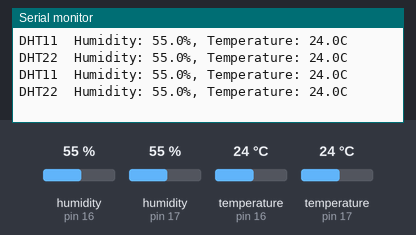
The sketch below on a simulated Arduino Uno, built with avr-gcc and run on an emulated ATmega328P. Shown: the last lines printed to the serial monitor. Inputs (shaded band) come from the test bench; at power-on: humidity (sensors on pin 16, pin 17) 55 %, temperature (sensors on pin 16, pin 17) 24 °C.

Above: at 3.8 s.
3.9 s: humidity (sensor on pin 16) set to 22 %
At 6.6 s:
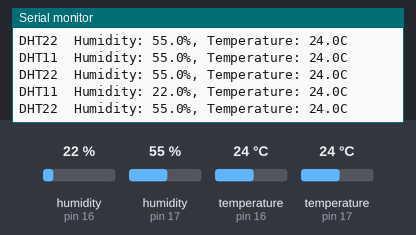
7.8 s: humidity (sensor on pin 17) set to 22 %
At 10.0 s:
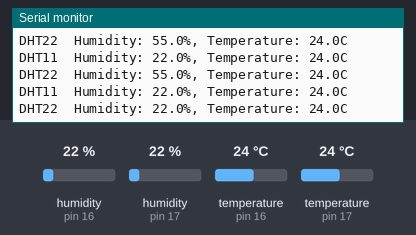
11.7 s: temperature (sensor on pin 16) set to 12 °C
At 13.4 s:
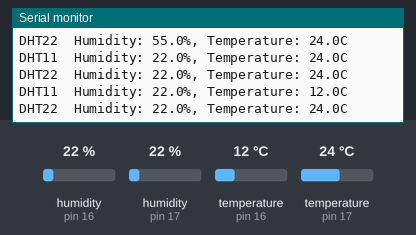
15.6 s: temperature (sensor on pin 17) set to 12 °C
At 19.0 s:
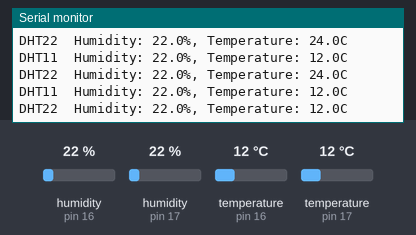
19.5 s: humidity (sensor on pin 16) set to 40 %
At 22.4 s:
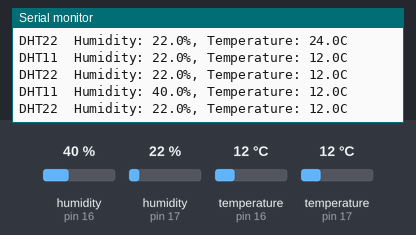
23.4 s: humidity (sensor on pin 17) set to 40 %
At 24.6 s:
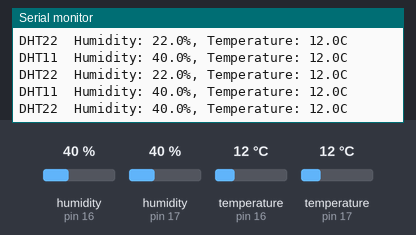
Timing chart, 0 to 26.4 s (numbered marks = the images above; inputs shaded):
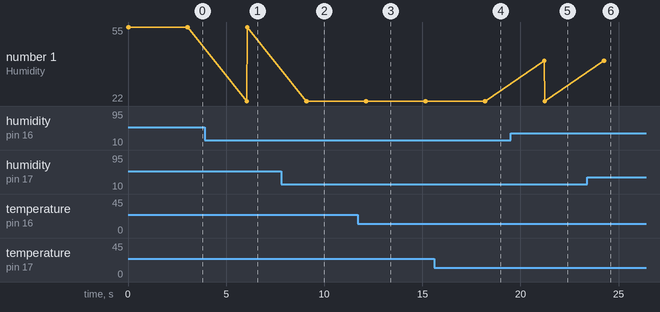

The sketch:

dht_arduino.ino
```cpp
#include "DHT.h"

// DHT sensors connections (-1 if not used)
#define PIN_DHT11 16
#define PIN_DHT22 17

#if PIN_DHT11 != -1
DHT dht11(PIN_DHT11, DHT11);
#endif

#if PIN_DHT22 != -1
DHT dht22(PIN_DHT22, DHT22);
#endif

// Initialization
void setup() {
  Serial.begin(115200);
  #if PIN_DHT11 != -1
  dht11.begin();
  #endif
  #if PIN_DHT22 != -1
  dht22.begin();
  #endif
}

// Main Loop
void loop() {
  #if PIN_DHT11 != -1
  Serial.print("DHT11  Humidity: ");
  Serial.print(dht11.readHumidity(), 1);
  Serial.print("%, Temperature: ");
  Serial.print(dht11.readTemperature(), 1);
  Serial.println("C");
  #endif

  #if PIN_DHT22 != -1
  Serial.print("DHT22  Humidity: ");
  Serial.print(dht22.readHumidity(), 1);
  Serial.print("%, Temperature: ");
  Serial.print(dht22.readTemperature(), 1);
  Serial.println("C");
  #endif

  delay(3000);
}
```

Measured:
- after the input at 3.9 s, the serial monitor: prints a new line after 2.2 s (image 1)
- after the input at 7.8 s, the serial monitor: prints a new line after 1.3 s (image 2)
- after the input at 11.7 s, the serial monitor: prints a new line after 0.42 s (image 3)
- after the input at 15.6 s, the serial monitor: prints a new line after 2.6 s (image 4)
- after the input at 19.5 s, the serial monitor: prints a new line after 1.7 s (image 5)
- after the input at 23.4 s, the serial monitor: prints a new line after 0.87 s (image 6)
